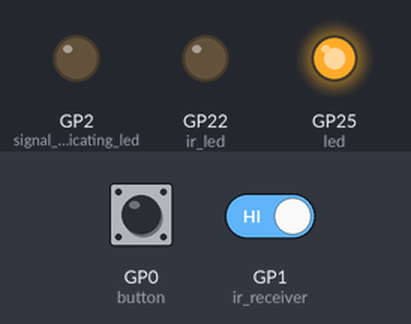
The program below on a simulated Raspberry Pi Pico running MicroPython. On the bench: output pins drawn as LEDs (lit = HIGH). The inputs (shaded band) are chosen by the test bench; at power-on: GP0 (button) LOW, GP1 (ir_receiver) HIGH.

Above: at 1.2 s.
1.3 s: GP0 (button) pulled HIGH for 0.15 s
At 1.37 s:
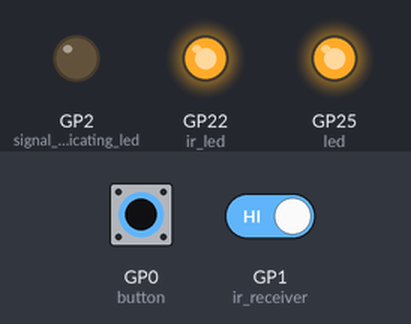
2.9 s: GP1 (ir_receiver) driven LOW
At 4.0 s:
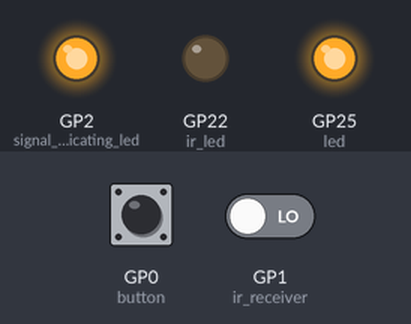
4.4 s: GP0 (button) pulled HIGH for 1 s
At 5.2 s:
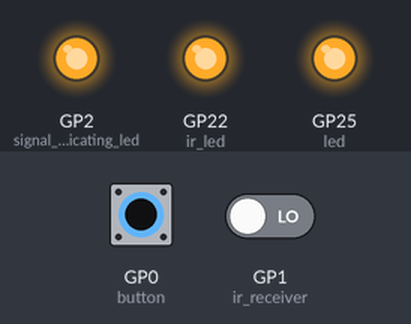
6.9 s: GP0 (button) pulled HIGH for 3.2 s
At 10.7 s:
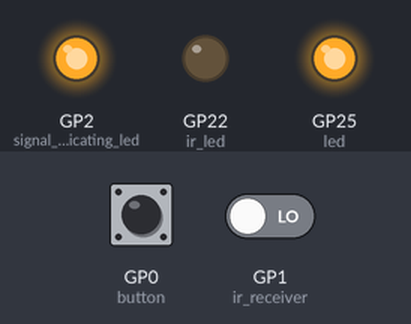
11.6 s: GP1 (ir_receiver) driven HIGH
At 11.9 s:
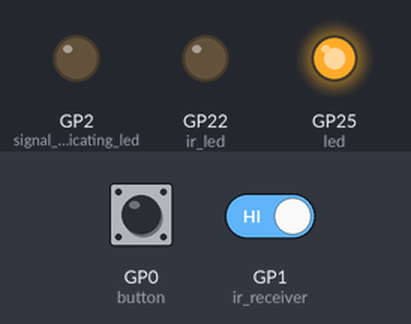
Timing chart, 0 to 14.1 s (numbered marks = the images above; inputs shaded):
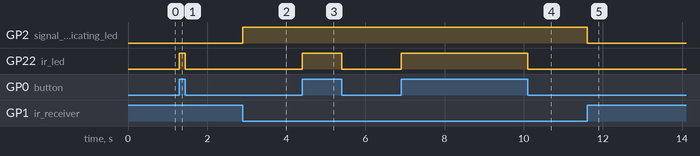

Measured:
- after the input at 1.3 s, GP22 (ir_led): LOW → HIGH at once, → LOW 0.15 s later
- after the input at 2.9 s, GP2 (signal_indicating_led): LOW → HIGH at once
- after the input at 4.4 s, GP22 (ir_led): LOW → HIGH at once, → LOW 1.0 s later
- after the input at 6.9 s, GP22 (ir_led): LOW → HIGH at once, → LOW 3.2 s later
- after the input at 11.6 s, GP2 (signal_indicating_led): HIGH → LOW at once

The program:

ir_transmission_v2.py
```python
# Ir transmission, transmitting triggered by button, recieveing indicated by LED
import rp2
from machine import Pin
from time import sleep_ms

# Bind and set up pins
led = Pin(25, Pin.OUT)										# Onboard LED just to indicate that board works
led.value(1)
button = Pin(0, Pin.IN)
ir_receiver = Pin(1, Pin.IN)
signal_indicating_led = Pin(2, Pin.OUT)
ir_led = Pin(22, Pin.OUT)

# Loop
while True:
    button_value = button.value()							# Read button state
    if button_value != 0:									# If button pressed, turn on IR-led.
        ir_led.value(1)
    else:
        ir_led.value(0)

    ir_receiver_value = ir_receiver.value()					# Read IR-receiver
    if ir_receiver_value != 1:
        signal_indicating_led.value(1)						# LED = !IR-receiver, due to IR-receiver characeristic.
    else:													# It gives LOW on output when got signal.
        signal_indicating_led.value(0)

    sleep_ms(1)
```
